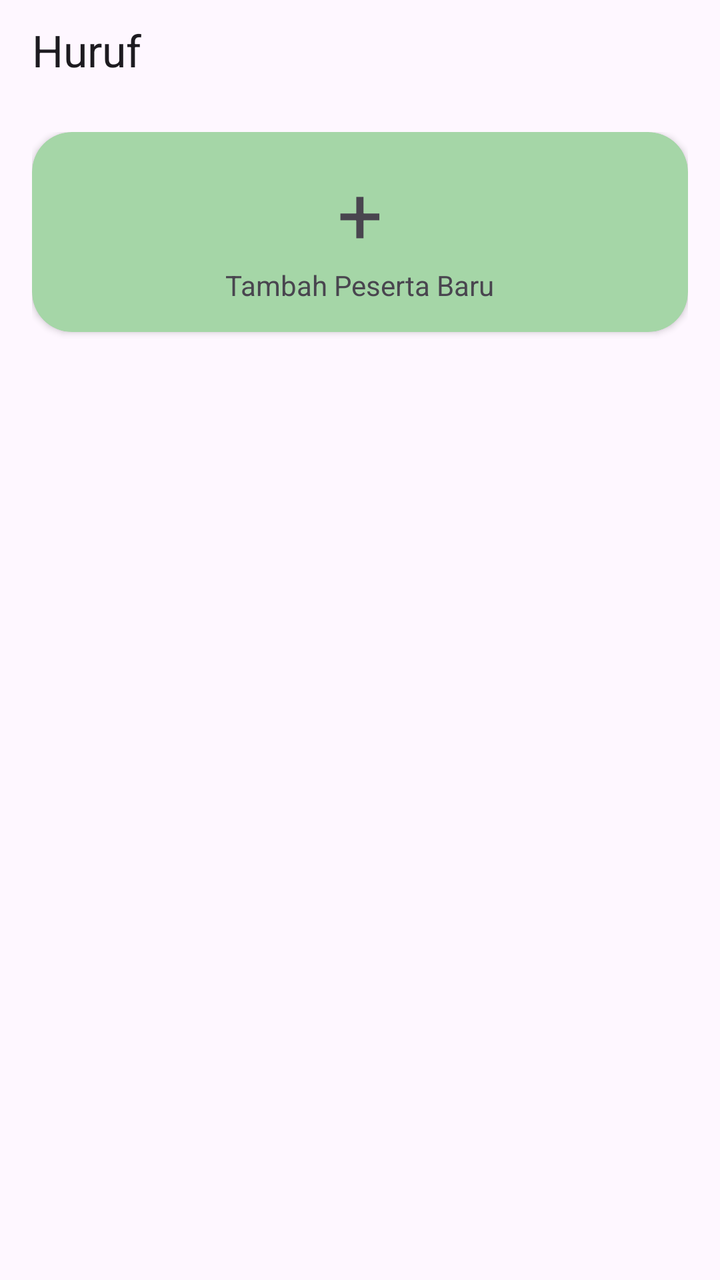
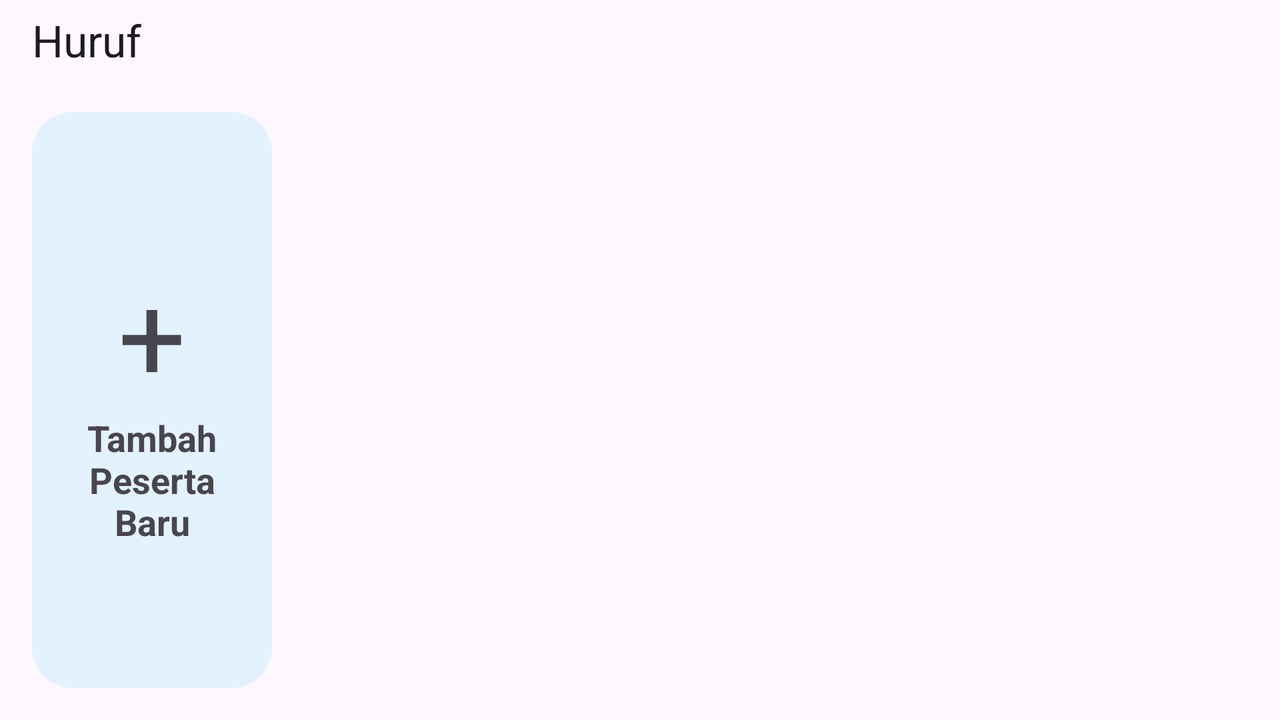

One screen, two layout resources from the same app: the default and the repository's alternative for another configuration. Each is rendered where Android would select it; the XML of both is given below.
<!-- AndroidManifest.xml: application theme Theme.Mentora -->
<!-- res/layout/activity_huruf.xml -->
<?xml version="1.0" encoding="utf-8"?>
<FrameLayout xmlns:android="http://schemas.android.com/apk/res/android"
    xmlns:app="http://schemas.android.com/apk/res-auto"
    xmlns:tools="http://schemas.android.com/tools"
    android:layout_width="match_parent"
    android:layout_height="match_parent"
    android:background="@drawable/bg_app_pattern">

    <LinearLayout
        android:layout_width="match_parent"
        android:layout_height="match_parent"
        android:orientation="vertical">

        <androidx.appcompat.widget.Toolbar
            android:id="@+id/toolbar"
            android:layout_width="match_parent"
            android:layout_height="50dp"
            android:background="@android:color/transparent"
            android:titleTextColor="@android:color/black"
            app:title="Huruf" />

        <LinearLayout
            android:layout_width="match_parent"
            android:layout_height="match_parent"
            android:orientation="vertical"
            android:padding="16dp">

            <androidx.cardview.widget.CardView
                android:id="@+id/btnTambah"
                android:layout_width="match_parent"
                android:layout_height="100dp"
                android:layout_marginBottom="16dp"
                android:clickable="true"
                android:focusable="true"
                android:foreground="?attr/selectableItemBackground"
                app:cardCornerRadius="20dp"
                app:cardBackgroundColor="#A5D6A7">

                <LinearLayout
                    android:layout_width="match_parent"
                    android:layout_height="match_parent"
                    android:gravity="center"
                    android:orientation="vertical">

                    <TextView
                        android:layout_width="wrap_content"
                        android:layout_height="wrap_content"
                        android:text="+"
                        android:textSize="40sp"
                        tools:ignore="HardcodedText" />

                    <TextView
                        android:layout_width="wrap_content"
                        android:layout_height="wrap_content"
                        android:text="Tambah Peserta Baru"
                        tools:ignore="HardcodedText" />
                </LinearLayout>

            </androidx.cardview.widget.CardView>

            <androidx.recyclerview.widget.RecyclerView
                android:id="@+id/recyclerView"
                android:layout_width="match_parent"
                android:layout_height="match_parent" />

        </LinearLayout>

    </LinearLayout>

    <include layout="@layout/loading_overlay" />

</FrameLayout>
<!-- res/layout/loading_overlay.xml (included above) -->
<?xml version="1.0" encoding="utf-8"?>
<FrameLayout xmlns:android="http://schemas.android.com/apk/res/android"
    xmlns:tools="http://schemas.android.com/tools"
    android:id="@+id/loadingOverlay"
    android:layout_width="match_parent"
    android:layout_height="match_parent"
    android:background="#66000000"
    android:clickable="true"
    android:focusable="true"
    android:visibility="gone">

    <LinearLayout
        android:layout_width="wrap_content"
        android:layout_height="wrap_content"
        android:layout_gravity="center"
        android:orientation="vertical"
        android:gravity="center"
        android:padding="24dp"
        android:background="@drawable/bg_loading">

        <ProgressBar
            android:layout_width="50dp"
            android:layout_height="50dp"/>

        <TextView
            android:layout_width="wrap_content"
            android:layout_height="wrap_content"
            android:text="Memuat..."
            android:textSize="16sp"
            android:textColor="#333"
            android:layout_marginTop="12dp"
            tools:ignore="HardcodedText" />
    </LinearLayout>

</FrameLayout>
<!-- resources referenced by this layout -->
<resources>
  <!-- drawable bg_app_pattern (drawable) -->
  <?xml version="1.0" encoding="utf-8"?>
  <layer-list xmlns:android="http://schemas.android.com/apk/res/android">
  
      
      <item>
          <shape>
              <solid android:color="#FAF7FC"/>
          </shape>
      </item>
  
      
      <item>
          <bitmap
              android:src="@drawable/bg_pattern"
              android:gravity="center"/>
      </item>
  
  </layer-list>
  <style name="Theme.Mentora" parent="Base.Theme.Mentora" />
  <style name="Base.Theme.Mentora" parent="Theme.Material3.DayNight.NoActionBar">
          
          
      </style>
</resources>
<!-- res/layout-land/activity_huruf.xml (the repository's variant of the layout above) -->
<!-- drawn on the phone turned sideways -->
<?xml version="1.0" encoding="utf-8"?>
<FrameLayout xmlns:android="http://schemas.android.com/apk/res/android"
    xmlns:app="http://schemas.android.com/apk/res-auto"
    android:layout_width="match_parent"
    android:layout_height="match_parent">

    <LinearLayout
        android:layout_width="match_parent"
        android:layout_height="match_parent"
        android:orientation="vertical">

        <androidx.appcompat.widget.Toolbar
            android:id="@+id/toolbar"
            android:layout_width="match_parent"
            android:layout_height="40dp"
            android:background="@android:color/transparent"
            android:titleTextColor="@android:color/black"
            app:title="Huruf" />

        <androidx.constraintlayout.widget.ConstraintLayout
            android:layout_width="match_parent"
            android:layout_height="match_parent"
            android:padding="16dp">

            <androidx.cardview.widget.CardView
                android:id="@+id/btnTambah"
                android:layout_width="120dp"
                android:layout_height="0dp"
                android:clickable="true"
                android:focusable="true"
                android:foreground="?attr/selectableItemBackground"
                app:cardCornerRadius="20dp"
                app:cardBackgroundColor="#E3F2FD"
                app:cardElevation="0dp"
                app:layout_constraintTop_toTopOf="parent"
                app:layout_constraintBottom_toBottomOf="parent"
                app:layout_constraintStart_toStartOf="parent">

                <LinearLayout
                    android:layout_width="match_parent"
                    android:layout_height="match_parent"
                    android:gravity="center"
                    android:orientation="vertical"
                    android:padding="16dp">

                    <TextView
                        android:layout_width="wrap_content"
                        android:layout_height="wrap_content"
                        android:text="+"
                        android:textSize="60sp" />

                    <TextView
                        android:layout_width="wrap_content"
                        android:layout_height="wrap_content"
                        android:text="Tambah Peserta Baru"
                        android:textSize="18sp"
                        android:textStyle="bold"
                        android:gravity="center" />

                </LinearLayout>

            </androidx.cardview.widget.CardView>

            <androidx.recyclerview.widget.RecyclerView
                android:id="@+id/recyclerView"
                android:layout_width="0dp"
                android:layout_height="0dp"
                android:layout_marginStart="16dp"
                app:layout_constraintTop_toTopOf="parent"
                app:layout_constraintBottom_toBottomOf="parent"
                app:layout_constraintStart_toEndOf="@id/btnTambah"
                app:layout_constraintEnd_toEndOf="parent" />

        </androidx.constraintlayout.widget.ConstraintLayout>

    </LinearLayout>

    <include layout="@layout/loading_overlay"/>

</FrameLayout>
<!-- resources referenced by the variant -->
<!-- as the phone turned sideways resolves them -->
<resources>
  <style name="Theme.Mentora" parent="Base.Theme.Mentora" />
  <style name="Base.Theme.Mentora" parent="Theme.Material3.DayNight.NoActionBar">
          
          
      </style>
</resources>
